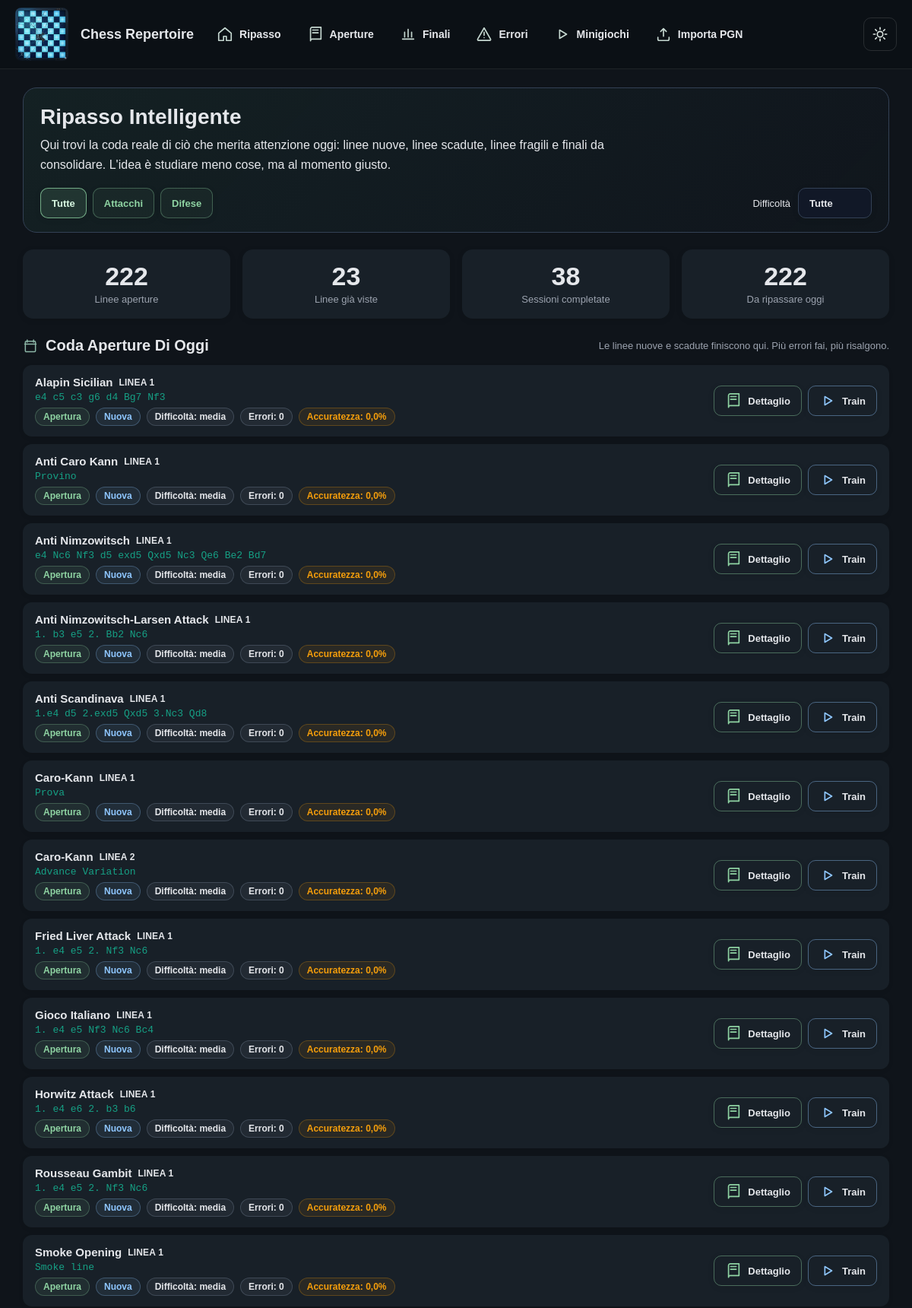
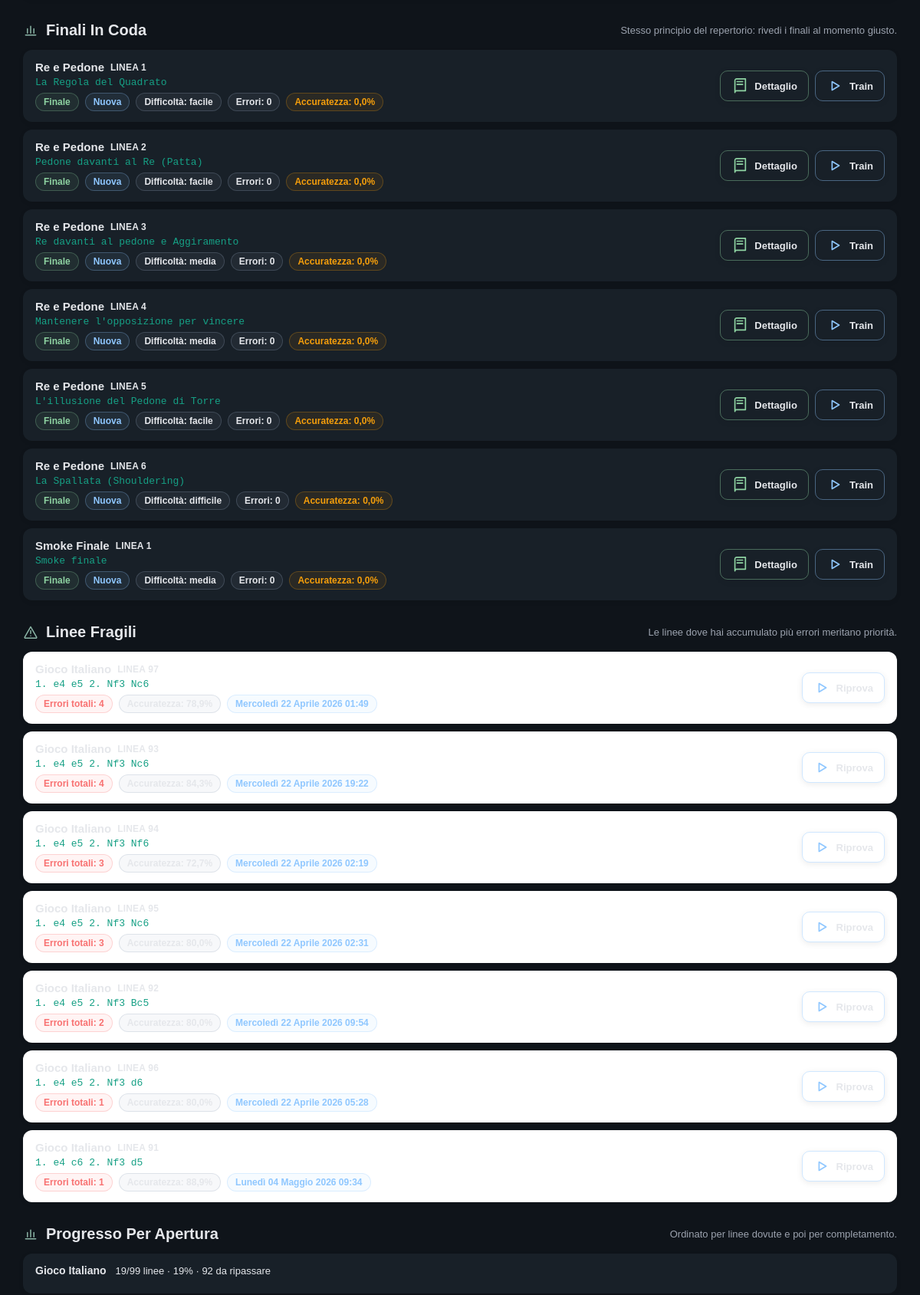
Screenshot of /ripasso/ (upper part) with the database file from the repository (2 pictures, top to bottom).
### repertoire/models.py (models this page shows, shortened)
class OpeningRoot(models.Model):
    nome = models.CharField(max_length=100, unique=True)
    moves = models.CharField(max_length=50, blank=True, null=True)
    descrizione = models.TextField(blank=True, null=True)
    difesa = models.BooleanField(default=False)
    class Meta:
        ordering = ["nome"]

class ReviewFieldsMixin(models.Model):
    completamenti = models.PositiveIntegerField(default=0)
    last_reviewed = models.DateTimeField(blank=True, null=True)
    due_at = models.DateTimeField(blank=True, null=True)
    review_attempts = models.PositiveIntegerField(default=0)
    mistakes = models.PositiveIntegerField(default=0)
    accuracy = models.FloatField(default=0)
    class Meta:
        abstract = True

class OpeningLine(ReviewFieldsMixin, models.Model):
    root = models.ForeignKey("OpeningRoot", on_delete=models.CASCADE, related_name="linee")
    numero = models.PositiveIntegerField(default=0, null=True, blank=True)
    titolo = models.CharField(max_length=200, blank=True, null=True)
    pgn = models.TextField()
    note = models.TextField(blank=True, null=True)
    flipped = models.BooleanField(default=False)
    difficolta = models.CharField(max_length=20, choices=DIFFICOLTA_CHOICES, default="media", blank=True)
    parent = models.ForeignKey(
        "self",
        null=True,
        blank=True,
        on_delete=models.SET_NULL,
        related_name="varianti",
    )
    class Meta:
        ordering = ["numero"]

class FinaleCapitolo(models.Model):
    nome = models.CharField(max_length=100, unique=True)
    descrizione = models.TextField(blank=True, null=True)
    ordine = models.PositiveIntegerField(default=0)
    fen_preview = models.TextField(
        blank=True,
        null=True,
        help_text="FEN per la miniatura del capitolo. Se vuoto, usa la prima linea.",
    )
    class Meta:
        ordering = ["ordine", "nome"]

class FinaleLine(ReviewFieldsMixin, models.Model):
    capitolo = models.ForeignKey(FinaleCapitolo, on_delete=models.CASCADE, related_name="linee")
    numero = models.PositiveIntegerField(default=0, null=True, blank=True)
    titolo = models.CharField(max_length=200, blank=True, null=True)
    fen_start = models.TextField()
    pgn = models.TextField()
    note = models.TextField(blank=True, null=True)
    flipped = models.BooleanField(default=False)
    difficolta = models.CharField(max_length=20, choices=DIFFICOLTA_CHOICES, default="media", blank=True)
    parent = models.ForeignKey(
        "self",
        null=True,
        blank=True,
        on_delete=models.SET_NULL,
        related_name="varianti",
    )
    class Meta:
        ordering = ["numero"]

### repertoire/views.py (the view)
# urls.py: 2. Add a URL to urlpatterns:  path('', views.home, name='home')
def home(request):
    filtro = request.GET.get("filtro", "tutti")
    if filtro not in ("tutti", "attacchi", "difese"):
        filtro = "tutti"
    difficolta = request.GET.get("difficolta", "tutte")
    if difficolta not in ("tutte", "facile", "media", "difficile"):
        difficolta = "tutte"
    now = timezone.now()
    total_lines = OpeningLine.objects.count()
    lines_studied = OpeningLine.objects.filter(completamenti__gt=0).count()
    total_completions = OpeningLine.objects.aggregate(total=Sum("completamenti"))["total"] or 0
    due_opening_count = OpeningLine.objects.filter(_numbered_line_filter()).filter(_line_due_filter(now)).count()
    due_final_count = FinaleLine.objects.filter(_numbered_line_filter()).filter(_line_due_filter(now)).count()
    openings = OpeningRoot.objects.annotate(
        total=Count("linee", distinct=True),
        studied=Count("linee", filter=Q(linee__completamenti__gt=0), distinct=True),
        due=Count(
            "linee",
            filter=_numbered_related_line_filter("linee__") & _opening_due_filter(now),
            distinct=True,
        ),
    )
    if filtro == "attacchi":
        openings = openings.filter(difesa=False)
    elif filtro == "difese":
        openings = openings.filter(difesa=True)
    openings_progress = []
    for opening in openings:
        pct = round((opening.studied / opening.total) * 100) if opening.total else 0
        openings_progress.append(
            {
                "obj": opening,
                "total": opening.total,
                "studied": opening.studied,
                "due": opening.due,
                "pct": pct,
            }
        )
    openings_progress.sort(key=lambda item: (-item["due"], -item["pct"], item["obj"].nome.lower()))
    due_openings_qs = OpeningLine.objects.select_related("root").filter(_numbered_line_filter()).filter(_line_due_filter(now))
    if filtro == "attacchi":
        due_openings_qs = due_openings_qs.filter(root__difesa=False)
    elif filtro == "difese":
        due_openings_qs = due_openings_qs.filter(root__difesa=True)
    if difficolta != "tutte":
        due_openings_qs = due_openings_qs.filter(difficolta=difficolta)
    due_openings = _sort_due_entries(
        filter(None, [_serialize_due_opening_line(line) for line in due_openings_qs.order_by("due_at", "-mistakes", "numero")[:12]])
    )[:12]
    due_finals = _sort_due_entries(
        filter(
            None,
            [
                _serialize_due_finale_line(line)
                for line in FinaleLine.objects.select_related("capitolo")
                .filter(_numbered_line_filter())
                .filter(_line_due_filter(now))
                .order_by("due_at", "-mistakes", "numero")[:8]
            ],
        )
    )[:8]
    fragile_lines = list(
        OpeningLine.objects.select_related("root")
        .filter(_numbered_line_filter())
        .filter(mistakes__gt=0)
        .order_by("-mistakes", "due_at", "numero")[:8]
    )
    return render(
        request,
        "repertoire/home.html",
        {
            "total_lines": total_lines,
            "lines_studied": lines_studied,
            "total_completions": total_completions,
            "due_today_total": due_opening_count + due_final_count,
            "due_openings": due_openings,
            "due_finals": due_finals,
            "fragile_lines": fragile_lines,
            "openings_progress": openings_progress,
            "filtro": filtro,
            "difficolta": difficolta,
        },
    )

### repertoire/templates/repertoire/home.html (shortened to what this page needs)
{% extends "repertoire/base.html" %}
{% block content %}
<div class="dash">
  <div class="hero">
    <h1>Ripasso Intelligente</h1>
    <p>Qui trovi la coda reale di ciò che merita attenzione oggi: linee nuove, linee scadute, linee fragili e finali da consolidare. L'idea è studiare meno cose, ma al momento giusto.</p>
    <div class="review-toolbar">
      <div class="review-tabs">
        <a href="{% url 'ripasso' %}?filtro=tutti&difficolta={{ difficolta }}" class="review-tab {% if filtro == 'tutti' %}active{% endif %}">Tutte</a>
        <a href="{% url 'ripasso' %}?filtro=attacchi&difficolta={{ difficolta }}" class="review-tab {% if filtro == 'attacchi' %}active{% endif %}">Attacchi</a>
        <a href="{% url 'ripasso' %}?filtro=difese&difficolta={{ difficolta }}" class="review-tab {% if filtro == 'difese' %}active{% endif %}">Difese</a>
      </div>
      <form method="get" class="filter-form">
        <label for="difficultyFilter" class="section-note">Difficoltà</label>
        <select id="difficultyFilter" name="difficolta" class="filter-select" onchange="this.form.submit()">
          <option value="tutte" {% if difficolta == 'tutte' %}selected{% endif %}>Tutte</option>
        </select>
      </form>
    </div>
  </div>
  <div class="stats-grid">
    <div class="stat-card">
      <div class="num">{{ total_lines }}</div>
      <div class="label">Linee aperture</div>
    </div>
    <div class="stat-card">
      <div class="num">{{ lines_studied }}</div>
      <div class="label">Linee già viste</div>
    </div>
    <div class="stat-card">
      <div class="num">{{ total_completions }}</div>
      <div class="label">Sessioni completate</div>
    </div>
    <div class="stat-card">
      <div class="num">{{ due_today_total }}</div>
      <div class="label">Da ripassare oggi</div>
    </div>
  </div>
  <div class="section">
    <div class="section-header">
      <h2>
        <svg class="section-title-icon" aria-hidden="true"><use href="#icon-calendar"></use></svg>
        <span>Coda Aperture Di Oggi</span>
      </h2>
      <div class="section-note">Le linee nuove e scadute finiscono qui. Più errori fai, più risalgono.</div>
    </div>
    {% if due_openings %}
      <div class="due-list">
        {% for item in due_openings %}
          <div class="due-item">
            <div class="item-main">
              <div class="item-topline">
                <span class="item-title">{{ item.title }}</span>
                <span class="item-subtitle">{{ item.subtitle }}</span>
              </div>
              <div class="item-preview">{{ item.preview }}</div>
              <div class="item-meta">
                <span class="pill kind">{{ item.kind_label }}</span>
                <span class="pill status">{{ item.status }}</span>
                <span class="pill">Difficoltà: {{ item.difficulty }}</span>
                <span class="pill {% if item.mistakes > 0 %}danger{% endif %}">Errori: {{ item.mistakes }}</span>
                <span class="pill {% if item.accuracy < 75 %}warn{% endif %}">Accuratezza: {{ item.accuracy|floatformat:1 }}%</span>
              </div>
            </div>
            <div style="display:flex;gap:8px;flex-wrap:wrap;">
              <a class="btn-detail" href="{{ item.detail_url }}">
                <svg class="ui-icon" aria-hidden="true"><use href="#icon-book"></use></svg>
                <span>Dettaglio</span>
              </a>
              <a class="btn-train" href="{{ item.train_url }}">
                <svg class="ui-icon" aria-hidden="true"><use href="#icon-play"></use></svg>
                <span>Train</span>
              </a>
            </div>
          </div>
        {% endfor %}
      </div>
    {% else %}
      <div class="empty-state">
        <svg class="state-icon" aria-hidden="true"><use href="#icon-check"></use></svg>
        <p>Nessuna linea di apertura in coda con i filtri attuali.</p>
      </div>
    {% endif %}
  </div>
  <div class="section">
    <div class="section-header">
      <h2>
        <svg class="section-title-icon" aria-hidden="true"><use href="#icon-chart"></use></svg>
        <span>Finali In Coda</span>
      </h2>
      <div class="section-note">Stesso principio del repertorio: rivedi i finali al momento giusto.</div>
    </div>
    {% if due_finals %}
      <div class="due-list">
        {% for item in due_finals %}
          <div class="due-item">
            <div class="item-main">
              <div class="item-topline">
                <span class="item-title">{{ item.title }}</span>
                <span class="item-subtitle">{{ item.subtitle }}</span>
              </div>
              <div class="item-preview">{{ item.preview }}</div>
              <div class="item-meta">
                <span class="pill kind">{{ item.kind_label }}</span>
                <span class="pill status">{{ item.status }}</span>
                <span class="pill">Difficoltà: {{ item.difficulty }}</span>
                <span class="pill {% if item.mistakes > 0 %}danger{% endif %}">Errori: {{ item.mistakes }}</span>
                <span class="pill {% if item.accuracy < 75 %}warn{% endif %}">Accuratezza: {{ item.accuracy|floatformat:1 }}%</span>
              </div>
            </div>
            <div style="display:flex;gap:8px;flex-wrap:wrap;">
              <a class="btn-detail" href="{{ item.detail_url }}">
                <svg class="ui-icon" aria-hidden="true"><use href="#icon-book"></use></svg>
                <span>Dettaglio</span>
              </a>
              <a class="btn-train" href="{{ item.train_url }}">
                <svg class="ui-icon" aria-hidden="true"><use href="#icon-play"></use></svg>
                <span>Train</span>
              </a>
            </div>
          </div>
        {% endfor %}
      </div>
    {% else %}
      <div class="empty-state">
        <svg class="state-icon" aria-hidden="true"><use href="#icon-check"></use></svg>
        <p>Nessun finale in coda in questo momento.</p>
      </div>
    {% endif %}
  </div>
  <div class="section">
    <div class="section-header">
      <h2>
        <svg class="section-title-icon" aria-hidden="true"><use href="#icon-alert"></use></svg>
        <span>Linee Fragili</span>
      </h2>
      <div class="section-note">Le linee dove hai accumulato più errori meritano priorità.</div>
    </div>
    {% if fragile_lines %}
      <div class="fragile-list">
        {% for line in fragile_lines %}
          <div class="fragile-item">
            <div class="item-main">
              <div class="item-topline">
                <span class="item-title">{{ line.root.nome }}</span>
                <span class="item-subtitle">Linea {{ line.numero }}</span>
              </div>
              <div class="item-preview">{{ line.titolo|default:line.pgn }}</div>
              <div class="item-meta">
                <span class="pill danger">Errori totali: {{ line.mistakes }}</span>
                <span class="pill">Accuratezza: {{ line.accuracy|floatformat:1 }}%</span>
                <span class="pill status">{{ line.due_at|default:"Da pianificare" }}</span>
              </div>
            </div>
            <a class="btn-train" href="{% url 'line_training' line.root.id line.numero %}">
              <svg class="ui-icon" aria-hidden="true"><use href="#icon-play"></use></svg>
              <span>Riprova</span>
            </a>
          </div>
        {% endfor %}
      </div>
    {% else %}
      <div class="empty-state">
        <svg class="state-icon" aria-hidden="true"><use href="#icon-check"></use></svg>
        <p>Per ora non ci sono linee con errori accumulati.</p>
      </div>
    {% endif %}
  </div>
  <div class="section">
    <div class="section-header">
      <h2>
        <svg class="section-title-icon" aria-hidden="true"><use href="#icon-chart"></use></svg>
        <span>Progresso Per Apertura</span>
      </h2>
      <div class="section-note">Ordinato per linee dovute e poi per completamento.</div>
    </div>
    <div class="progress-list">
      {% for op in openings_progress %}
        <div class="progress-item">
          <div class="progress-header">
            <a class="progress-name" href="{% url 'opening_detail' op.obj.id %}">{{ op.obj.nome }}</a>
            <span class="progress-pct">{{ op.studied }}/{{ op.total }} linee · {{ op.pct }}% · {{ op.due }} da ripassare</span>
          </div>
        </div>
      {% empty %}
        <div class="empty-state">
          <p>Nessuna apertura trovata.</p>
        </div>
      {% endfor %}
    </div>
  </div>
</div>
{% endblock %}

### rows the page displays
OpeningRoot: title "Alapin Sicilian"
OpeningLine: difficulty "media", accuracy "0,0"
OpeningRoot: title "Anti Caro Kann"
OpeningLine: preview "Provino", difficulty "media", accuracy "0,0"
OpeningRoot: title "Anti Nimzowitsch"
OpeningLine: difficulty "media", accuracy "0,0"
OpeningRoot: title "Anti Nimzowitsch-Larsen Attack"
OpeningLine: preview "1. b3 e5 2. Bb2 Nc6", difficulty "media", accuracy "0,0"
OpeningRoot: title "Anti Scandinava"
OpeningLine: preview "1.e4 d5 2.exd5 Qxd5 3.Nc3 Qd8", difficulty "media", accuracy "0,0"
OpeningRoot: title "Caro-Kann" "Caro-Kann"
OpeningLine: preview "Prova", difficulty "media", accuracy "0,0"
OpeningLine: preview "Advance Variation", difficulty "media", accuracy "0,0"
OpeningRoot: title "Fried Liver Attack"
OpeningLine: preview "1. e4 e5 2. Nf3 Nc6", difficulty "media", accuracy "0,0"
OpeningRoot: title "Gioco Italiano", obj.nome "Gioco Italiano", studied "19", total "99", pct "19", due "92"
OpeningLine: preview "1. e4 e5 Nf3 Nc6 Bc4", difficulty "media", accuracy "0,0"
OpeningRoot: title "Horwitz Attack"
OpeningLine: preview "1. e4 e6 2. b3 b6", difficulty "media", accuracy "0,0"
OpeningRoot: title "Rousseau Gambit"
OpeningLine: preview "1. e4 e5 2. Nf3 Nc6", difficulty "media", accuracy "0,0"
OpeningRoot: title "Smoke Opening"
OpeningLine: preview "Smoke line", difficulty "media", accuracy "0,0"
FinaleCapitolo: title "Re e Pedone" "Re e Pedone" "Re e Pedone" "Re e Pedone" "Re e Pedone" "Re e Pedone"
FinaleLine: preview "La Regola del Quadrato", difficulty "facile", accuracy "0,0"
FinaleLine: preview "Pedone davanti al Re (Patta)", difficulty "facile", accuracy "0,0"
FinaleLine: preview "Re davanti al pedone e Aggiramento", difficulty "media", accuracy "0,0"
FinaleLine: preview "Mantenere l'opposizione per vincere", difficulty "media", accuracy "0,0"
FinaleLine: preview "L'illusione del Pedone di Torre", difficulty "facile", accuracy "0,0"
FinaleLine: preview "La Spallata (Shouldering)", difficulty "difficile", accuracy "0,0"
FinaleCapitolo: title "Smoke Finale"
FinaleLine: preview "Smoke finale", difficulty "media", accuracy "0,0"
OpeningLine: root.nome "Gioco Italiano", numero "97", titolo "1. e4 e5 2. Nf3 Nc6", mistakes "4", due_at "Mercoledì 22 Aprile 2026 01:49"
OpeningLine: root.nome "Gioco Italiano", numero "93", titolo "1. e4 e5 2. Nf3 Nc6", mistakes "4", due_at "Mercoledì 22 Aprile 2026 19:22"
OpeningLine: root.nome "Gioco Italiano", numero "94", titolo "1. e4 e5 2. Nf3 Nf6", mistakes "3", due_at "Mercoledì 22 Aprile 2026 02:19"
OpeningLine: root.nome "Gioco Italiano", numero "95", titolo "1. e4 e5 2. Nf3 Nc6", mistakes "3", due_at "Mercoledì 22 Aprile 2026 02:31"
OpeningLine: root.nome "Gioco Italiano", numero "92", titolo "1. e4 e5 2. Nf3 Bc5", mistakes "2", due_at "Mercoledì 22 Aprile 2026 09:54"
OpeningLine: root.nome "Gioco Italiano", numero "96", titolo "1. e4 e5 2. Nf3 d6", mistakes "1", due_at "Mercoledì 22 Aprile 2026 05:28"
OpeningLine: root.nome "Gioco Italiano", numero "91", titolo "1. e4 c6 2. Nf3 d5", mistakes "1", due_at "Lunedì 04 Maggio 2026 09:34"

### other values shown
{{ total_lines }} "222"
{{ lines_studied }} "23"
{{ total_completions }} "38"
{{ due_today_total }} "222"
{{ item.subtitle }} "LINEA 1" "LINEA 1" "LINEA 1" "LINEA 1" "LINEA 1" "LINEA 1" "LINEA 2" "LINEA 1" "LINEA 1" "LINEA 1" "LINEA 1" "LINEA 1"
{{ item.preview }} "e4 c5 c3 g6 d4 Bg7 Nf3" "e4 Nc6 Nf3 d5 exd5 Qxd5 Nc3 Qe6 Be2 Bd7"
{{ item.kind_label }} "Apertura" "Apertura" "Apertura" "Apertura" "Apertura" "Apertura" "Apertura" "Apertura" "Apertura" "Apertura" "Apertura" "Apertura"
{{ item.status }} "Nuova" "Nuova" "Nuova" "Nuova" "Nuova" "Nuova" "Nuova" "Nuova" "Nuova" "Nuova" "Nuova" "Nuova"
{{ item.mistakes }} "0" "0" "0" "0" "0" "0" "0" "0" "0" "0" "0" "0"
{{ item.subtitle }} "LINEA 1" "LINEA 2" "LINEA 3" "LINEA 4" "LINEA 5" "LINEA 6" "LINEA 1"
{{ item.kind_label }} "Finale" "Finale" "Finale" "Finale" "Finale" "Finale" "Finale"
{{ item.status }} "Nuova" "Nuova" "Nuova" "Nuova" "Nuova" "Nuova" "Nuova"
{{ item.mistakes }} "0" "0" "0" "0" "0" "0" "0"
